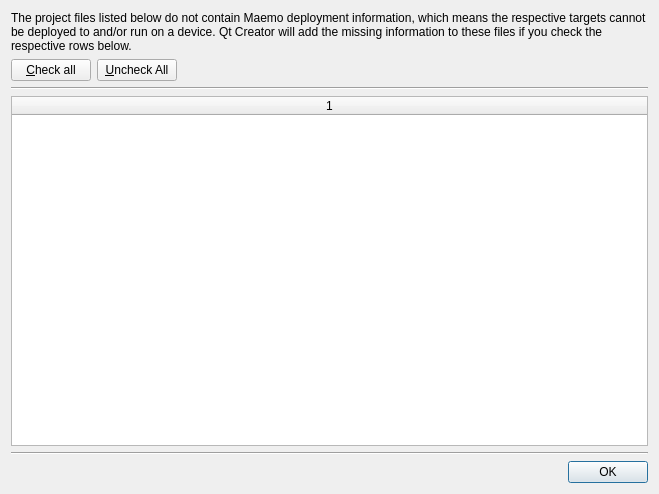
<?xml version="1.0" encoding="UTF-8"?>
<ui version="4.0">
 <class>MaemoProFilesUpdateDialog</class>
 <widget class="QDialog" name="MaemoProFilesUpdateDialog">
  <property name="geometry">
   <rect>
    <x>0</x>
    <y>0</y>
    <width>659</width>
    <height>494</height>
   </rect>
  </property>
  <property name="windowTitle">
   <string>Maemo Deployment Issue</string>
  </property>
  <layout class="QVBoxLayout" name="verticalLayout">
   <item>
    <widget class="QLabel" name="infoLabel">
     <property name="text">
      <string>The project files listed below do not contain Maemo deployment information, which means the respective targets cannot be deployed to and/or run on a device. Qt Creator will add the missing information to these files if you check the respective rows below.</string>
     </property>
     <property name="wordWrap">
      <bool>true</bool>
     </property>
    </widget>
   </item>
   <item>
    <layout class="QHBoxLayout" name="horizontalLayout">
     <item>
      <widget class="QPushButton" name="checkAllButton">
       <property name="text">
        <string>&amp;Check all</string>
       </property>
      </widget>
     </item>
     <item>
      <widget class="QPushButton" name="uncheckAllButton">
       <property name="text">
        <string>&amp;Uncheck All</string>
       </property>
      </widget>
     </item>
     <item>
      <spacer name="horizontalSpacer">
       <property name="orientation">
        <enum>Qt::Horizontal</enum>
       </property>
       <property name="sizeHint" stdset="0">
        <size>
         <width>40</width>
         <height>20</height>
        </size>
       </property>
      </spacer>
     </item>
    </layout>
   </item>
   <item>
    <widget class="Line" name="line_2">
     <property name="orientation">
      <enum>Qt::Horizontal</enum>
     </property>
    </widget>
   </item>
   <item>
    <widget class="QTableWidget" name="tableWidget">
     <property name="showGrid">
      <bool>false</bool>
     </property>
     <property name="columnCount">
      <number>1</number>
     </property>
     <attribute name="horizontalHeaderDefaultSectionSize">
      <number>200</number>
     </attribute>
     <attribute name="horizontalHeaderStretchLastSection">
      <bool>true</bool>
     </attribute>
     <attribute name="verticalHeaderVisible">
      <bool>false</bool>
     </attribute>
     <column/>
    </widget>
   </item>
   <item>
    <widget class="Line" name="line">
     <property name="orientation">
      <enum>Qt::Horizontal</enum>
     </property>
    </widget>
   </item>
   <item>
    <widget class="QDialogButtonBox" name="buttonBox">
     <property name="orientation">
      <enum>Qt::Horizontal</enum>
     </property>
     <property name="standardButtons">
      <set>QDialogButtonBox::Ok</set>
     </property>
    </widget>
   </item>
  </layout>
 </widget>
 <resources/>
 <connections>
  <connection>
   <sender>buttonBox</sender>
   <signal>accepted()</signal>
   <receiver>MaemoProFilesUpdateDialog</receiver>
   <slot>accept()</slot>
   <hints>
    <hint type="sourcelabel">
     <x>248</x>
     <y>254</y>
    </hint>
    <hint type="destinationlabel">
     <x>157</x>
     <y>274</y>
    </hint>
   </hints>
  </connection>
  <connection>
   <sender>buttonBox</sender>
   <signal>rejected()</signal>
   <receiver>MaemoProFilesUpdateDialog</receiver>
   <slot>reject()</slot>
   <hints>
    <hint type="sourcelabel">
     <x>316</x>
     <y>260</y>
    </hint>
    <hint type="destinationlabel">
     <x>286</x>
     <y>274</y>
    </hint>
   </hints>
  </connection>
 </connections>
</ui>
